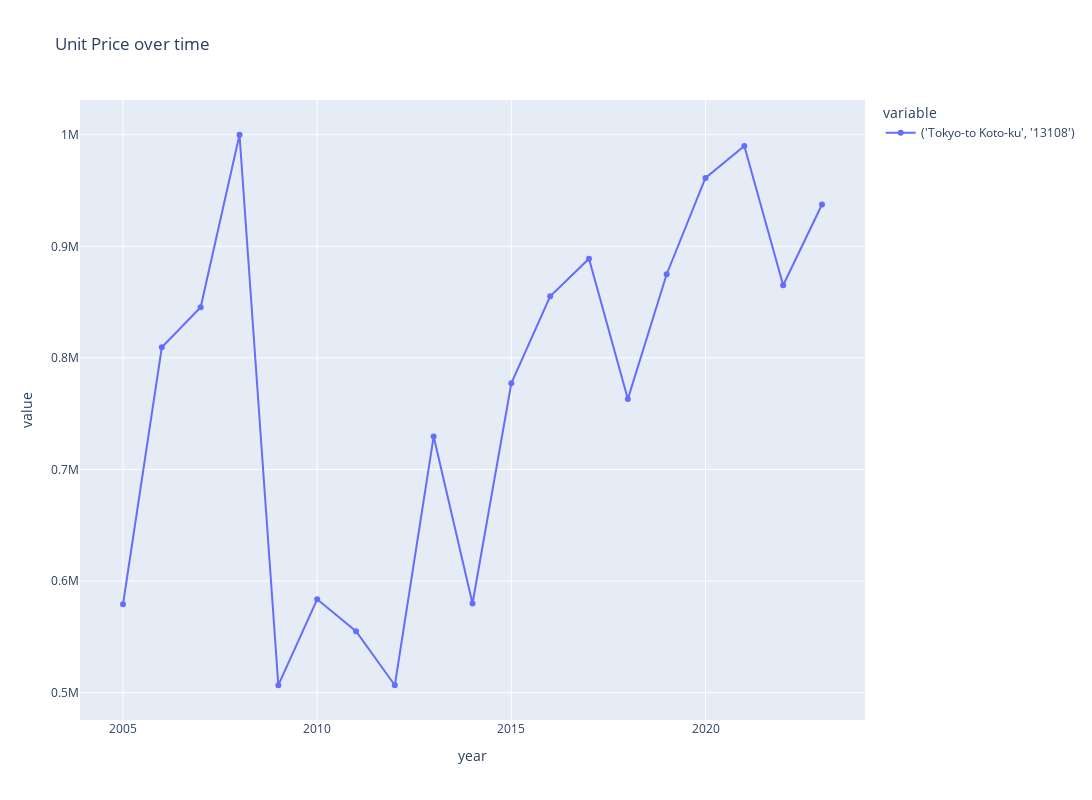

Notebook code cell kept with this figure:
### Code cell
plot_time_series(
    plot_df,
    metric,
    group_by_columns,
    granularity_columns,
    f"Unit Price over time",
    # visible="legendonly",
)

### Figure 1 — Plotly figure (JSON) as saved in the notebook; plotly's stock layout.template omitted (floating-point values rounded to 4 significant figures)
{"data": [{"hovertemplate": "variable=('Tokyo-to Koto-ku', '13108')<br>year=%{x}<br>value=%{y}<extra></extra>", "legendgroup": "('Tokyo-to Koto-ku', '13108')", "line": {"color": "#636efa", "dash": "solid"}, "marker": {"symbol": "circle"}, "mode": "lines+markers", "name": "('Tokyo-to Koto-ku', '13108')", "orientation": "v", "showlegend": true, "type": "scatter", "x": [2005, 2006, 2007, 2008, 2009, 2010, 2011, 2012, 2013, 2014, 2015, 2016, 2017, 2018, 2019, 2020, 2021, 2022, 2023], "xaxis": "x", "y": [579100.0, 809500.0, 845400.0, 1000000, 506700.0, 583700.0, 555100.0, 506600.0, 729600.0, 579900.0, 777200.0, 855200.0, 888900.0, 763100.0, 875000, 961300.0, 990000, 865100.0, 937500], "yaxis": "y"}], "layout": {"autosize": false, "height": 800, "hovermode": "closest", "legend": {"title": {"text": "variable"}, "tracegroupgap": 0}, "title": {"text": "Unit Price over time"}, "width": 1600, "xaxis": {"anchor": "y", "domain": [0, 1], "title": {"text": "year"}}, "yaxis": {"anchor": "x", "domain": [0, 1], "title": {"text": "value"}}}}
